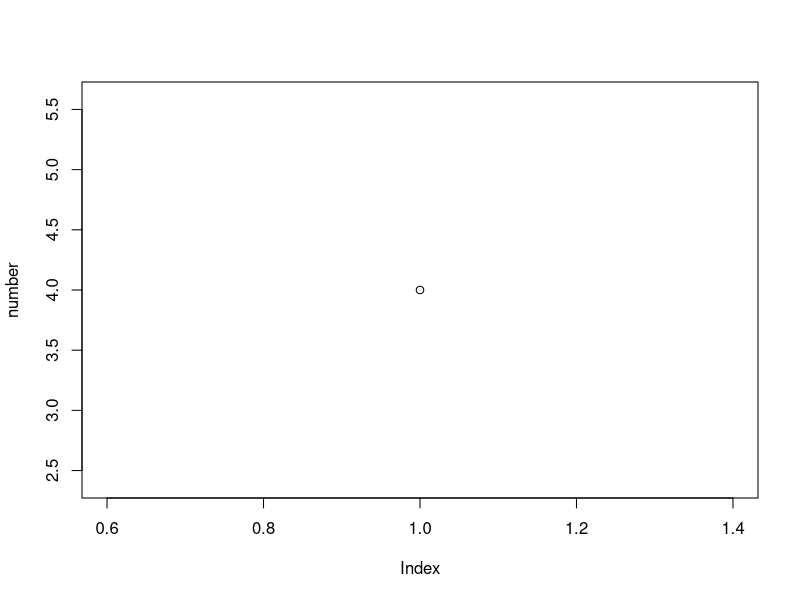

Generate this figure with R:
## ---- chunk 1
knitr::opts_chunk$set(echo = TRUE)
## ---- chunk 2
number <- 2+2

## ---- chunk 3
plot(number)
